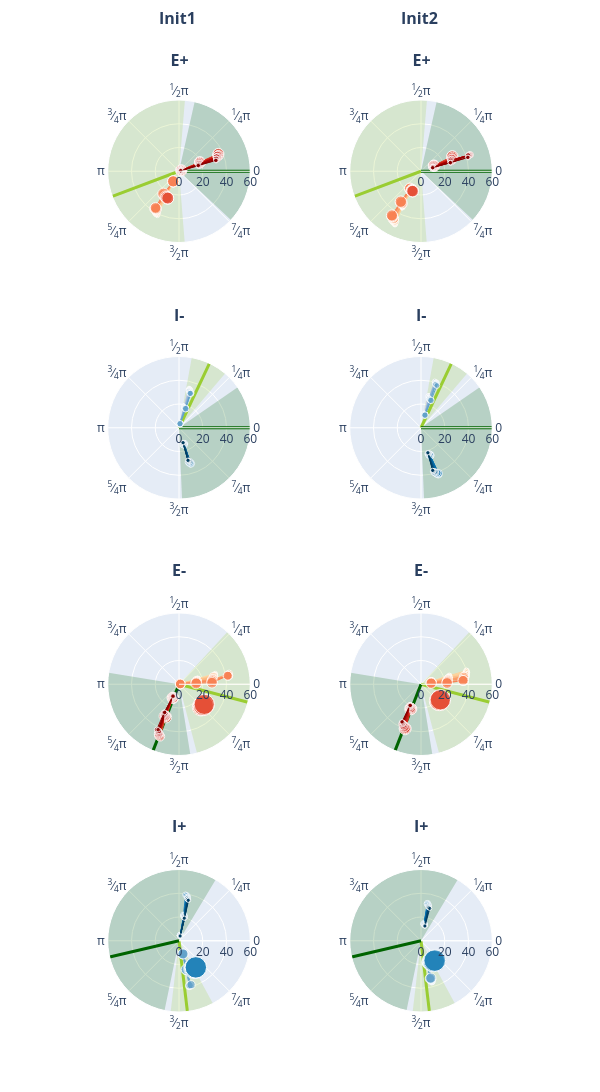

The notebook cell this image was saved under:
### Code cell
duration = 140.
dt=0.1

filehandler = open("results_min_w2.pickle","rb")
results_min_w2 = pickle.load(filehandler)
filehandler.close()

filehandler = open("results_peak_w2.pickle","rb")
results_peak_w2 = pickle.load(filehandler)
filehandler.close()

for i_w in range(len(results_min_w2["w2"])):
    ops_plotall(results_min_w2["control"][i_w], 0.25, duration, dt, 40., results_min_w2["filename"][i_w], savepath)
    ops_plotsubset(results_min_w2["state"][i_w], results_min_w2["control"][i_w], 0.4, 0.1, duration, dt, 40., 
                results_min_w2["filename"][i_w], savepath_subset)
    ops_plotall(results_peak_w2["control"][i_w], 0.25, duration, dt, 40., results_peak_w2["filename"][i_w], savepath)

ops_plot_acp_inits(results_min_w2, results_peak_w2, period, 0.04, dt, "plot1_w2", savepath)
ops_plot_timing_inits_L2(results_min_w2, results_peak_w2, dt, [0,60], 20., "plot2_w2", savepath)
